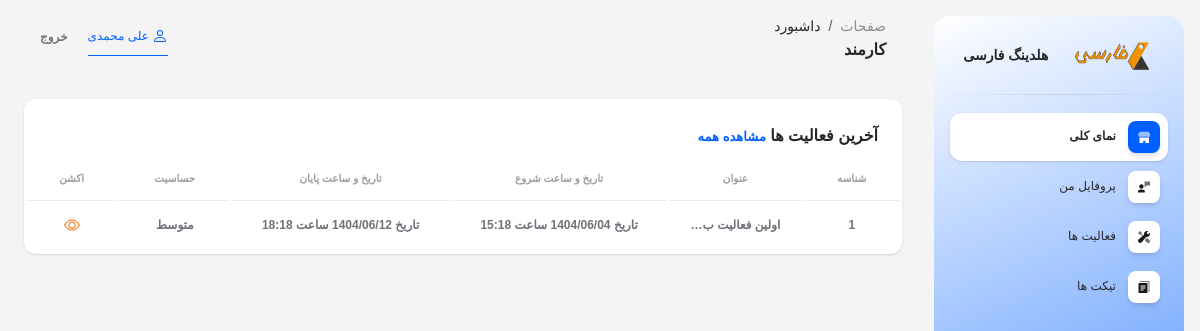
The app's page /employee/dashboard/ (signed in), older data.
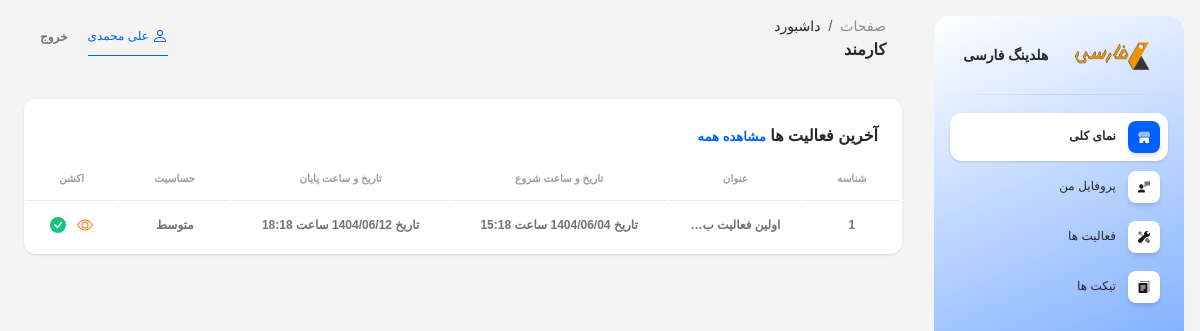
The same page, newer data.
### app/models.py (models this page shows, shortened)
class Activity(models.Model):
    SENSITIVITY_CHOICES = (
        ('1', 'کم'),
        ('2', 'متوسط'),
        ('3', 'زیاد'),
    )
    user = models.ForeignKey(CustomUser, on_delete=models.CASCADE, related_name='user_activities', verbose_name='کاربر', editable=False)
    creater = models.ForeignKey(CustomUser, on_delete=models.CASCADE, related_name='creater_activities', verbose_name='خالق', editable=False)
    title = models.CharField(verbose_name='عنوان', max_length=1000)
    body = models.TextField(verbose_name='توضیحات')
    start_date = models.CharField(verbose_name='تاریخ شروع', max_length=10)
    start_time = models.TimeField(verbose_name='ساعت شروع')
    end_date = models.CharField(verbose_name='تاریخ پایان', max_length=10)
    end_time = models.TimeField(verbose_name='ساعت پایان')
    sensitivity = models.CharField(verbose_name='حساسیت', max_length=5, choices=SENSITIVITY_CHOICES)
    is_completed = models.BooleanField(verbose_name='وضعیت انجام', default=False)
    visibility = models.BooleanField(verbose_name='وضعیت نمایش')
    class Meta:
        verbose_name = 'فعالیت'
        verbose_name_plural = 'فعالیت ها'

### app/views.py (the view)
# urls.py: path('employee/dashboard/', views.employee_dashboard, name='employee_dashboard'),
@login_required
@mixins.role_required(['3'])
def employee_dashboard(request):
    some_activities = models.Activity.objects.filter(visibility=True, user=request.user).order_by('-id')[:3]
    context = {
        'activities': some_activities,
    }
    return render(request, 'employee/dashboard.html', context)

### app/mixins.py (called while the page is built)
def role_required(allowed_roles=None):
    if allowed_roles is None:
        allowed_roles = []
    def decorator(view_func):
        @wraps(view_func)
        def _wrapped(request, *args, **kwargs):
            if not request.user.is_authenticated:
                raise PermissionDenied("ابتدا باید وارد شوید.")
            if str(request.user.user_type) not in allowed_roles:
                raise PermissionDenied("شما دسترسی لازم را ندارید.")
            return view_func(request, *args, **kwargs)
        return _wrapped
    return decorator

### app/views.py (called while the page is built)
def custom_context(request):
    if request.user.is_authenticated:
        not_seen_messages = models.Message.objects.filter(conversation__users=request.user, seen=False).exclude(user=request.user)
        return {
            'not_seen_messages_count': not_seen_messages.count(),
        }
    else:
        return {
            'not_login': True,
        }

### templates/employee/dashboard.html (shortened to what this page needs)
{% extends 'base_employee_dashboard.html' %}
{% load static %}
{% block page1 %}
داشبورد
{% endblock %}
{% block page2 %}
کارمند
{% endblock %}
{% block content %}
<div class="col-12">
    {% include "includes/tables/employee/activity_table.html" with title="آخرین فعالیت ها" see_all="true" %}
</div>
{% endblock %}

### templates/includes/tables/employee/activity_table.html (shortened to what this page needs)
<div class="card mb-4">
    <div class="card-header pb-0" style="display: flex; justify-content: space-between;">
        <h6>{{ title }}
            {% if see_all %}
            <a href="{% url 'employee_activities' %}" style="color: #0060ff; font-size: small;">مشاهده همه</a>
            {% endif %}
        </h6>
    </div>
    <div class="card-body px-0 pt-0 pb-2">
        <div class="table-responsive p-0">
            <table class="table align-items-center mb-0">
                <thead>
                    <tr>
                        <th class="text-center text-uppercase text-secondary text-xxs font-weight-bolder opacity-7">
                            شناسه</th>
                        <th class="text-center text-uppercase text-secondary text-xxs font-weight-bolder opacity-7">
                            عنوان</th>
                        <th class="text-center text-uppercase text-secondary text-xxs font-weight-bolder opacity-7">
                            تاریخ و ساعت شروع</th>
                        <th class="text-center text-uppercase text-secondary text-xxs font-weight-bolder opacity-7">
                            تاریخ و ساعت پایان</th>
                        <th class="text-center text-uppercase text-secondary text-xxs font-weight-bolder opacity-7">
                            حساسیت</th>
                        <th class="text-center text-uppercase text-secondary text-xxs font-weight-bolder opacity-7">
                            اکشن</th>
                    </tr>
                </thead>
                <tbody>
                    {% for activity in activities %}
                    <tr>
                        <td class="align-middle text-center">
                            <span class="text-secondary text-xs font-weight-bold">{{ activity.id }}</span>
                        </td>
                        <td class="align-middle text-center">
                            <span class="text-secondary text-xs font-weight-bold">{{ activity.title|truncatechars:15 }}</span>
                        </td>
                        <td class="align-middle text-center">
                            <span class="text-secondary text-xs font-weight-bold">تاریخ {{ activity.start_date }} ساعت {{ activity.start_time }}</span>
                        </td>
                        <td class="align-middle text-center">
                            <span class="text-secondary text-xs font-weight-bold">تاریخ {{ activity.end_date }} ساعت {{ activity.end_time }}</span>
                        </td>
                        <td class="align-middle text-center">
                            <span class="text-secondary text-xs font-weight-bold">{{ activity.get_sensitivity_display }}</span>
                        </td>
                        <td class="align-middle text-center">
                            <a href="{% url 'employee_activity' activity.id %}" title="جزئیات" style="padding: 0 4px;">
                                <span class="text-secondary text-xs font-weight-bold">
                                </span>
                            </a>
                            {% if activity.is_completed %}
                            <a href="#" title="انجام شده" style="padding: 0 4px;">
                                <span class="text-secondary text-xs font-weight-bold">
                                </span>
                            </a>
                            {% endif %}
                        </td>
                    </tr>
                    {% empty %}
                    <tr>
                        <td colspan="6" class="align-middle text-center">
                            <span class="text-secondary text-xs font-weight-bold">موردی یافت نشد</span>
                        </td>
                    </tr>
                    {% endfor %}
                </tbody>
            </table>
        </div>
    </div>
</div>

Row changes from the older to the newer data that the page shows:
changed Activity "متوسط": is_completed False → True (drawn)
